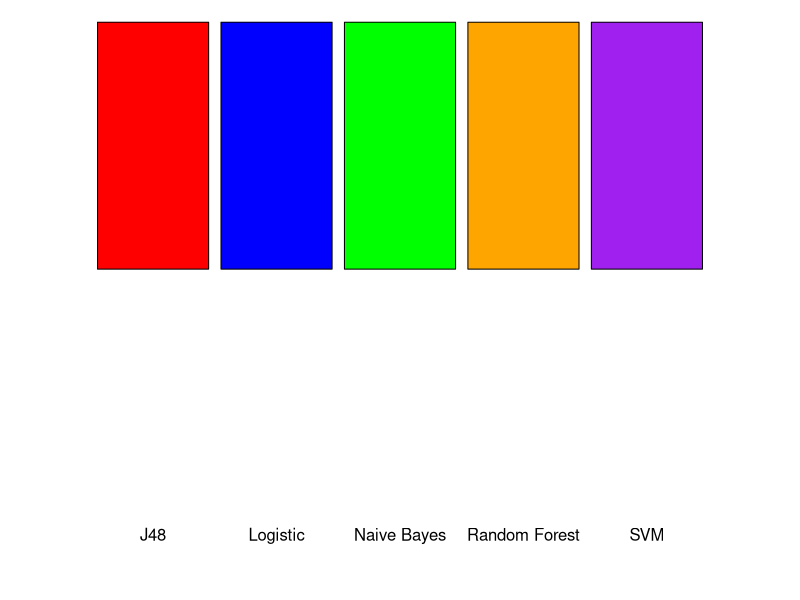

This chart was generated by the following R code:
setEPS()

postscript("keyword_legend.eps",width=1264/150,height=52/150)




colors = c("red","blue","green","orange","purple")


labels = c("J48","Logistic","Naive Bayes","Random Forest","SVM")

par(mar=c(0.0,0,0,0))

plot(1, type="n", axes=F, xlab="", ylab="",xlim=c(0,12),ylim=c(-0.25,2))

text(2*(1:5),y=-.1,labels=labels,adj=c(.5,0))

rect(2*(1:5)-.9,1,2*(1:5)+.9,2,col=colors)

dev.off()
